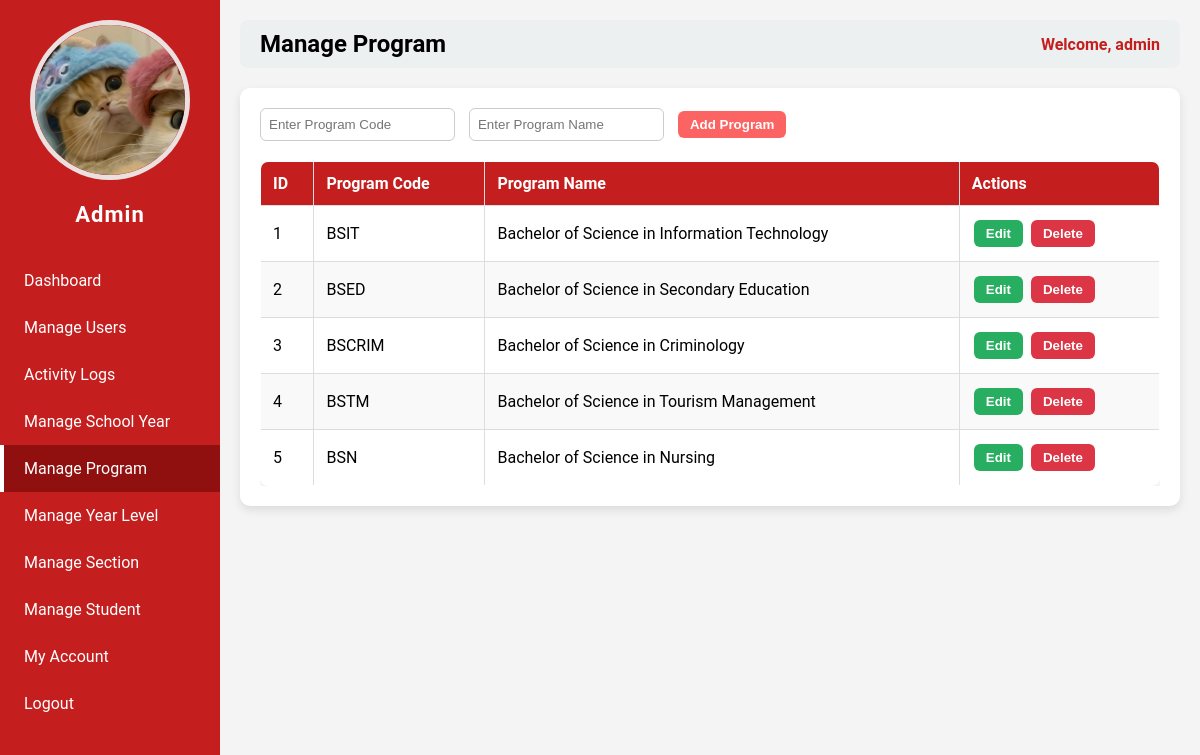
The page /admin.php?page=manage_program (signed in) on the database its author committed.
### tables this page shows
CREATE TABLE `users` (
  `id` int(11) NOT NULL,
  `username` varchar(50) NOT NULL,
  `password` varchar(255) NOT NULL,
  `role` varchar(50) NOT NULL,
  `email` varchar(255) NOT NULL,
  `contact` varchar(50) NOT NULL,
  `status` varchar(50) NOT NULL,
  `img` varchar(255) NOT NULL
);

CREATE TABLE `programs` (
  `id` int(11) NOT NULL,
  `program_code` varchar(50) NOT NULL,
  `program_name` varchar(100) NOT NULL
);

### admin_pages/manage_program.php (the view, shortened to what this page needs)
<?php
require __DIR__ . '/../db_connect.php';
$edit_mode = false;
$edit_id = null;
$edit_code = "";
$edit_name = "";
$programs = $pdo->query("SELECT * FROM programs ORDER BY id ASC")->fetchAll(PDO::FETCH_ASSOC);
?>
<div class="container">
    <form method="POST" class="form-box">
        <input type="text" name="program_code" placeholder="Enter Program Code"
               value="<?= htmlspecialchars($edit_code); ?>" required>
        <input type="text" name="program_name" placeholder="Enter Program Name"
               value="<?= htmlspecialchars($edit_name); ?>" required>
        <?php if ($edit_mode): ?>
            <input type="hidden" name="id" value="<?= $edit_id; ?>">
            <button type="submit" name="update_program" class="btn btn-warning">Update Program</button>
            <a href="" class="btn btn-secondary">Cancel</a>
        <?php else: ?>
            <button type="submit" name="add_program" class="btn btn-primary">Add Program</button>
        <?php endif; ?>
    </form>
    <div class="table-box">
        <table class="styled-table">
            <thead>
                <tr>
                    <th>ID</th>
                    <th>Program Code</th>
                    <th>Program Name</th>
                    <th>Actions</th>
                </tr>
            </thead>
            <tbody>
            <?php foreach ($programs as $program): ?>
                <tr>
                    <td><?= $program['id']; ?></td>
                    <td><?= htmlspecialchars($program['program_code']); ?></td>
                    <td><?= htmlspecialchars($program['program_name']); ?></td>
                    <td>
                        <form method="POST" class="inline-form">
                            <button type="submit" name="edit_program" class="btn btn-info">Edit</button>
                        </form>
                        <form method="POST" class="inline-form">
                            <button type="submit" name="delete_program" class="btn btn-danger" onclick="return confirm('Are you sure you want to delete this program?')">Delete</button>
                        </form>
                    </td>
                </tr>
            <?php endforeach; ?>
            </tbody>
        </table>
    </div>
</div>

### admin.php (shortened to what this page needs)
<?php
require 'db_connect.php';
$id = $_SESSION['user_id'];
$stmt = $pdo->prepare("SELECT * FROM users WHERE id=?");
$stmt->execute([$id]);
$user = $stmt->fetch(PDO::FETCH_ASSOC);
$page = isset($_GET['page']) ? $_GET['page'] : 'dashboard';
?>
<!DOCTYPE html>
<html>
<head>
</head>
<body>
<div class="sidebar">
    <div class="column profile-photo">
        <?php if (!empty($user['img'])): ?>
            <img src="<?php echo htmlspecialchars($user['img']); ?>" alt="Profile Image">
        <?php else: ?>
            <img src="default.png" alt="Profile Image">
        <?php endif; ?>
    </div>
    <h2>Admin</h2>
    <a href="?page=dashboard" class="<?php echo $page=='dashboard' ? 'active' : ''; ?>">Dashboard</a>
    <a href="?page=manage_users" class="<?php echo $page=='manage_users' ? 'active' : ''; ?>">Manage Users</a>
    <a href="?page=activity_logs" class="<?php echo $page=='activity_logs' ? 'active' : ''; ?>">Activity Logs</a>
    <a href="?page=manage_school_year" class="<?php echo $page=='manage_school_year' ? 'active' : ''; ?>">Manage School Year</a>
    <a href="?page=manage_program" class="<?php echo $page=='manage_program' ? 'active' : ''; ?>">Manage Program</a>
    <a href="?page=manage_year_level" class="<?php echo $page=='manage_year_level' ? 'active' : ''; ?>">Manage Year Level</a>
    <a href="?page=manage_section" class="<?php echo $page=='manage_section' ? 'active' : ''; ?>">Manage Section</a>
    <a href="?page=manage_student" class="<?php echo $page=='manage_student' ? 'active' : ''; ?>">Manage Student</a>
    <a href="?page=my_account" class="<?php echo $page=='my_account' ? 'active' : ''; ?>">My Account</a>
    <a href="logout.php">Logout</a>
</div>
<div class="main-content">
    <div class="header">
        <h2><?php echo str_replace('_',' ', $page); ?></h2>
        <span>Welcome, <?php echo $_SESSION['username']; ?></span>
    </div>
    <div class="content">
        <?php
        $file = "admin_pages/{$page}.php";
        if(file_exists($file)){
            include $file;
        } else {
            echo "<p>Page not found.</p>";
        }
        ?>
    </div>
</div>
</body>
</html>

### admin.php (style rules this page uses)
body { margin: 0; font-family: 'Roboto', sans-serif; background: #f4f4f4; }
.sidebar { position: fixed; top: 0; left: 0; width: 220px; height: 100%; background-color: #c41e1e; color: white; display: flex; flex-direction: column; padding-top: 20px; }
.sidebar h2 { text-align: center; margin-bottom: 30px; font-size: 22px; letter-spacing: 1px; }
.sidebar a { padding: 14px 20px; text-decoration: none; color: white; display: block; transition: 0.3s; border-left: 4px solid transparent; }
.sidebar a.active { background-color: #900f0f; border-left: 4px solid #fff; }
.main-content { margin-left: 220px; padding: 20px; }
.header { display: flex; justify-content: space-between; align-items: center; background: #ecf0f1; padding: 10px 20px; border-radius: 8px; margin-bottom: 20px; }
.header h2 { margin: 0; text-transform: capitalize; }
.header span { font-weight: bold; color: #c41e1e; }
.profile-photo { text-align: center; }
.profile-photo img { width: 150px; height: 150px; object-fit: cover; border-radius: 50%; border: 5px solid #ebe0e0ff; }

### admin_pages/manage_program.php (style rules this page uses)
.container { background: #fff; padding: 20px; border-radius: 10px; box-shadow: 0 4px 10px rgba(0,0,0,0.1); margin-top: 20px; }
.form-box { margin-bottom: 20px; }
.form-box input[type="text"] { padding: 8px; border-radius: 6px; border: 1px solid #ccc; margin-right: 10px; }
.table-box { max-height: 400px; overflow-y: auto; }
.styled-table { width: 100%; border-collapse: collapse; border: 1px solid #ddd; border-radius: 8px; overflow: hidden; box-shadow: 0 2px 5px rgba(0,0,0,0.1); }
.styled-table th, .styled-table td { padding: 12px; text-align: left; border: 1px solid #ddd; }
.styled-table thead { background: #c41e1e; color: white; }
.styled-table tr:nth-child(even) { background: #f9f9f9; }
.inline-form { display: inline-block; margin: 2px; }
.btn { padding: 6px 12px; border-radius: 6px; border: none; cursor: pointer; font-weight: bold; color: white; }
.btn-primary { background: #fc6464ff; }
.btn-danger { background: #dc3545; }
.btn-info { background: #27ae60; }

### rows shown on the page
users: img (picture)
programs: id "1", program_code "BSIT", program_name "Bachelor of Science in Information Technology"
programs: id "2", program_code "BSED", program_name "Bachelor of Science in Secondary Education"
programs: id "3", program_code "BSCRIM", program_name "Bachelor of Science in Criminology"
programs: id "4", program_code "BSTM", program_name "Bachelor of Science in Tourism Management"
programs: id "5", program_code "BSN", program_name "Bachelor of Science in Nursing"

### other values the page prints
str_replace('_',' ', $page) "Manage Program"
$_SESSION['username'] "admin"
